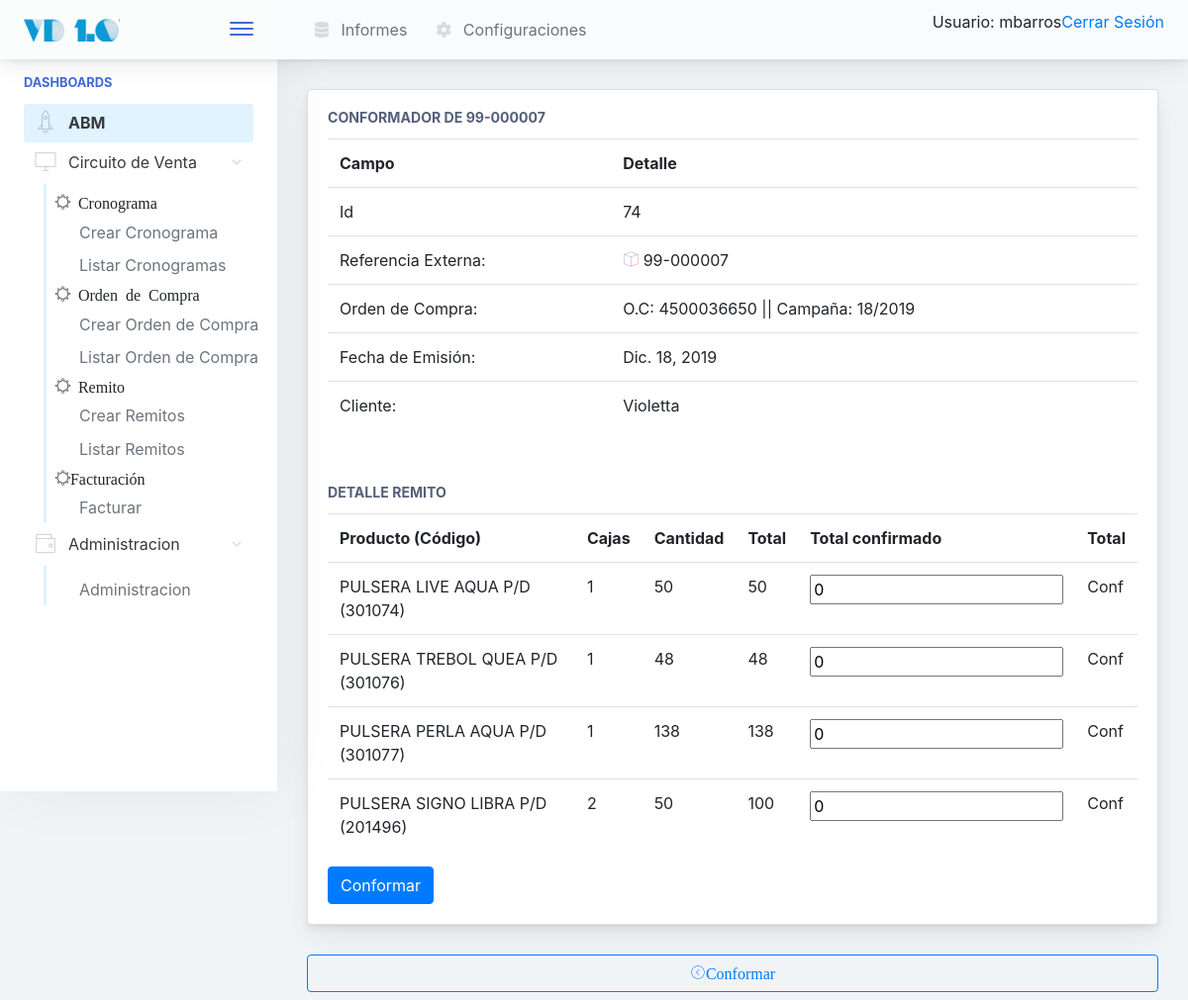
The app's page /venta/remito/conformador/74 (signed in), older data.
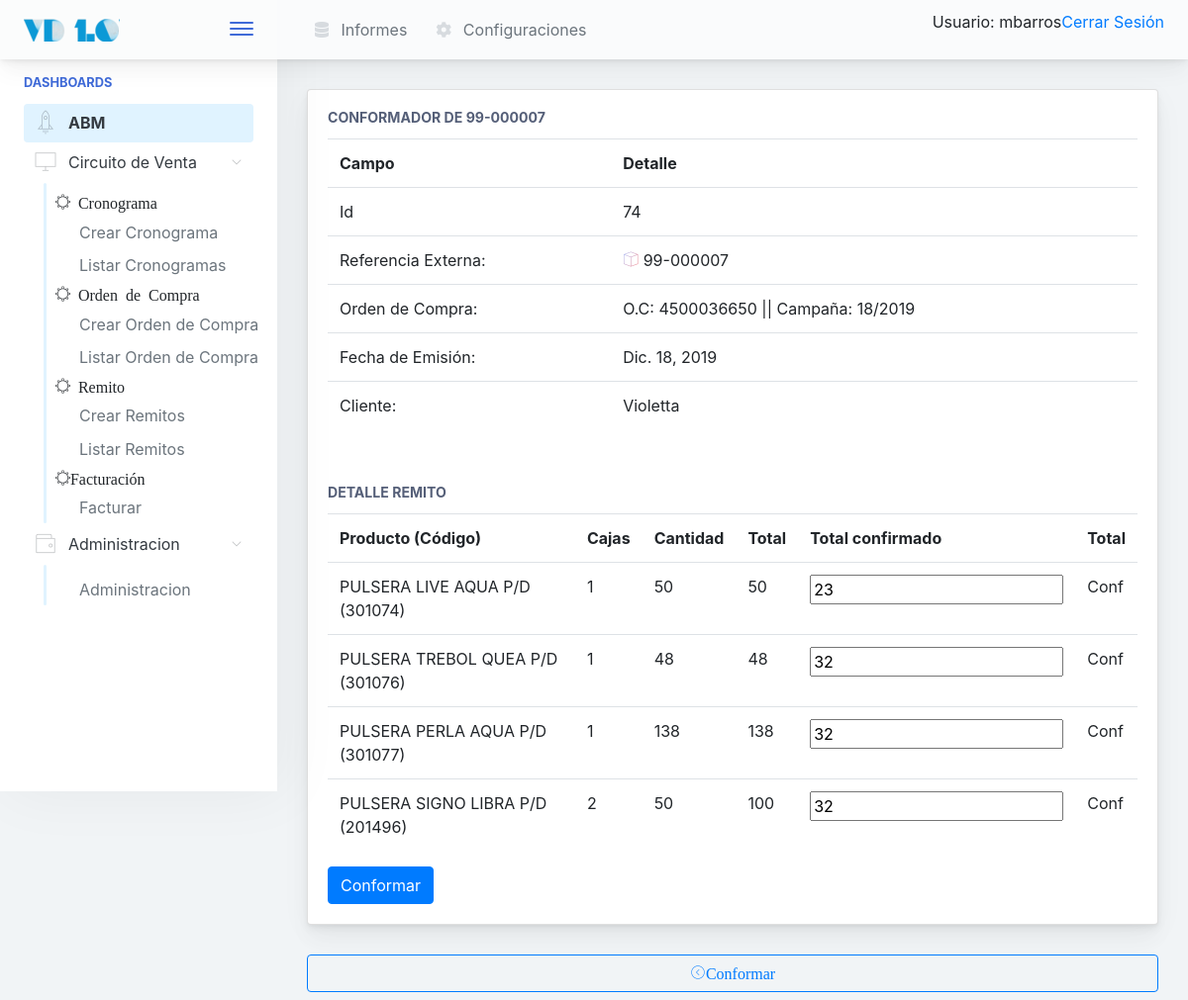
The same page, newer data.
### venta/models.py (models this page shows, shortened)
class ProductoLineasRM(models.Model):
        producto = models.ForeignKey(Producto, null=False, blank=False, on_delete=models.CASCADE)
        cajas = models.IntegerField()
        cantidad = models.IntegerField()
        remito = models.ForeignKey(Remito, null=False, blank=False, on_delete=models.CASCADE)
        total_unidades = models.IntegerField()
        cantidad_confirmada             = models.IntegerField(default=0)

### gral/models.py (models this page shows, shortened)
class Producto(models.Model):
    codigo              = models.CharField(max_length=50, unique=True)
    descripcion         = models.CharField(max_length=250)
    cliente             = models.ForeignKey('Cliente', null=False, blank=False, on_delete=models.CASCADE)
    lineaproducto_Id    = models.ForeignKey('LineaProducto', null=True, blank=True, on_delete=models.CASCADE)
    etiqueta_id         = models.ForeignKey('Etiqueta', null=True, blank=True, on_delete=models.CASCADE)
    @property
    def nombre_completo(self):
        return self.descripcion + " (" + self.codigo + ")"

### venta/views.py (the view)
# urls.py: path('remito/conformador/<int:pk>', RemitoConformador.as_view(), name='RemitoConformador'),
class RemitoConformador(LoginRequiredMixin, UpdateView):
	model = Remito #Importamos el modelo
	fields = '__all__'
	template_name = 'venta/conformador_detail.html'
	def get_context_data(self, **kwargs):
		instance = super(RemitoConformador, self).get_context_data(**kwargs)
		lineasRM = ProductoLineasRM.objects.filter(remito=instance['object'].pk)
		instance['remito_linea'] = lineasRM
		return instance

### gral/models.py (called while the page is built)
    def __str__(self):
        return self.nombre_corto

### venta/models.py (called while the page is built)
        def __str__(self):
                return self.nombre

        def __str__(self):
                return "O.C: " + self.referencia_externa + " || Campaña: " + str(self.cronograma)

        def __str__(self):
                return self.referencia_externa

### inicio/templates/venta/conformador_detail.html (shortened to what this page needs)
{% extends '../base.html' %}
{%  block cuerpo %}
<div class="main-card mb-3 card">
	<div class="card-body">
		<h5 class="card-title">Conformador de {{ remito }}</h5>
		<table class="table table-hover table-fixed">
		<tr>
			<th>
				Campo
			</th>
			<th>
				Detalle
			</th>
		</tr>
		<tr>
		      <td>Id</td>
		      <td id="td_remito_id">{{ remito.id }}</td>
		      </tr>
		<tr>
				<td>Referencia Externa: </td>
				<td><i class="pe-7s-box2 icon-gradient bg-amy-crisp">
		        </i>
		        	{{ remito }}
		      </td>
		      </tr>
			<tr>
		      <td>Orden de Compra: </td>
		      <td>
		        {{ remito.ordencompra }}
		      </td>
		      </tr>
		      <tr>
		      <td>Fecha de Emisión: </td>
		      <td>
		        {{ remito.fecha_emision }}
		      </td>
		      </tr>
		      <tr>
		      <td>Cliente: </td>
		      <td>
		        {{ remito.cliente }}
		        </td>
		      </tr>
		</table>
	</div>
		<div class="card-body">
	<h5 class="card-title">Detalle Remito</h5>
		<table class="table table-hover table-fixed" id="tablaPrincipal">
		<tr>
		<th>Producto (Código)</th>
		<th>Cajas</th>
		<th>Cantidad</th>
		<th>Total</th>
        <th>Total confirmado</th>
        <th id="totalComp">Total</th>
		</tr>
		{% for lista in remito_linea %}
        <tr>
			<td>{{ lista.producto.nombre_completo }}</td>
			<td>{{ lista.cajas}} </td>
			<td>{{ lista.cantidad}}</td>
			<td>{{ lista.total_unidades }}</td>
			<td><input name="input_cantidad_confirmada"  type="number" value="{{lista.cantidad_confirmada}}" id="{{ lista.id }}" /></td>
            <td class="totalConf"><p>Conf</p></td>
		</tr>
			{% endfor %}
        </table>
         <input type="submit" class="btn btn-primary" value="Conformar" id="botonAjax"/>
    </div>
</div>
<a href="{% url 'venta:RemitoListar' %}">
<button class="mb-2 mr-2 btn-transition btn btn-outline-primary btn-block">
		<i class="pe-7s-angle-left-circle">Conformar</i>
</button>
</a>
{% endblock %}

Row changes from the older to the newer data that the page shows:
changed ProductoLineasRM "PULSERA LIVE AQUA P/D (301074)": input_cantidad_confirmada "0" → "23"
changed ProductoLineasRM "PULSERA TREBOL QUEA P/D (301076)": input_cantidad_confirmada "0" → "32"
changed ProductoLineasRM "PULSERA PERLA AQUA P/D (301077)": input_cantidad_confirmada "0" → "32"
changed ProductoLineasRM "PULSERA SIGNO LIBRA P/D (201496)": input_cantidad_confirmada "0" → "32"
